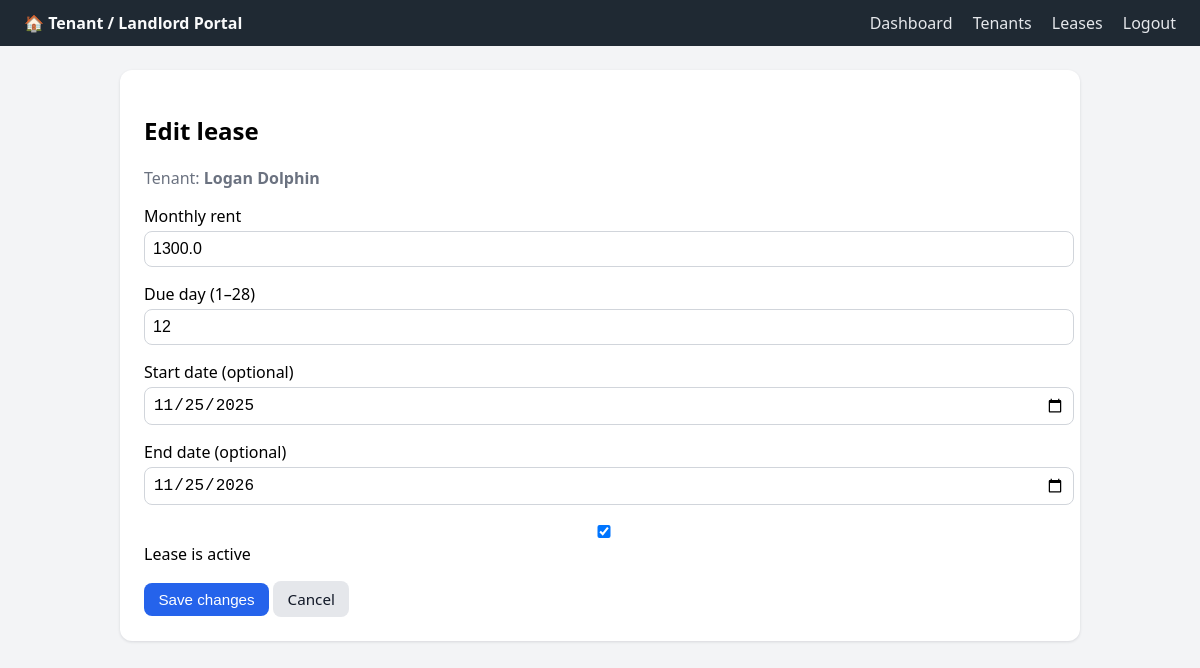
The page /landlord/lease/1/edit (signed in) on the database its author committed.
### tables this page shows
CREATE TABLE users (
            id INTEGER PRIMARY KEY AUTOINCREMENT,
            username TEXT UNIQUE NOT NULL,
            password TEXT NOT NULL,
            role TEXT NOT NULL CHECK(role IN ('tenant', 'landlord')),
            full_name TEXT
        );

CREATE TABLE leases (
            id INTEGER PRIMARY KEY AUTOINCREMENT,
            tenant_id INTEGER NOT NULL,
            landlord_id INTEGER NOT NULL,
            monthly_rent REAL NOT NULL,
            due_day INTEGER NOT NULL DEFAULT 1,
            start_date DATE,
            end_date DATE,
            is_active INTEGER NOT NULL DEFAULT 1,
            FOREIGN KEY (tenant_id) REFERENCES users(id),
            FOREIGN KEY (landlord_id) REFERENCES users(id)
        );

### app.py (the view, shortened to what this page needs)
@app.route('/landlord/lease/<int:lease_id>/edit', methods=['GET', 'POST'])
@login_required(role='landlord')
def landlord_edit_lease(lease_id):
    user = get_current_user()
    db = get_db()
    lease = db.execute(
        """
        SELECT l.*,
               t.full_name as tenant_name,
               t.username as tenant_username
        FROM leases l
        JOIN users t ON t.id = l.tenant_id
        WHERE l.id = ? AND l.landlord_id = ?
        """,
        (lease_id, user['id'])
    ).fetchone()
    if not lease:
        flash("Lease not found.", "danger")
        logger.warning("Landlord '%s' tried to edit missing lease id=%s", user['username'], lease_id)
        return redirect(url_for('landlord_leases'))
    return render_template('landlord_lease_form.html', user=user, lease=lease, tenants=None)

### app.py (called while the page is built, shortened)
def get_db():
    if 'db' not in g:
        logger.debug("Opening new database connection.")
        g.db = sqlite3.connect(app.config['DATABASE'])
        g.db.row_factory = sqlite3.Row
    return g.db

def get_current_user():
    user_id = session.get('user_id')
    if not user_id:
        logger.debug("No user_id in session.")
        return None
    db = get_db()
    user = db.execute("SELECT * FROM users WHERE id = ?", (user_id,)).fetchone()
    logger.debug("Loaded current user from DB: %s", dict(user) if user else None)
    return user

@app.context_processor
def inject_current_user():
    try:
        user = get_current_user()
    except Exception as exc:  # pragma: no cover - very defensive
        logger.error("Error injecting current_user: %s", exc)
        user = None
    return {"current_user": user}

def login_required(role=None):
    from functools import wraps
    def decorator(view):
        @wraps(view)
        def wrapped_view(*args, **kwargs):
            user = get_current_user()
            if user is None:
                flash("Please log in first.", "warning")
                logger.warning("Unauthorized access attempt to %s", request.path)
                return redirect(url_for('login', next=request.path))
            return view(*args, **kwargs)
        return wrapped_view
    return decorator

### templates/landlord_lease_form.html (shortened to what this page needs)
{% extends "base.html" %}
{% block content %}
  <section class="card">
    {% if lease %}
      <h1>Edit lease</h1>
      <p class="subtitle">
        Tenant:
        <strong>{{ lease.tenant_name or lease.tenant_username }}</strong>
      </p>
    {% else %}
      <h1>New lease</h1>
    {% endif %}
    <form method="post" class="form">
      <label>
        Monthly rent
        <input type="number" step="0.01" name="monthly_rent"
               value="{{ lease.monthly_rent if lease else '' }}" required>
      </label>
      <label>
        Due day (1–28)
        <input type="number" name="due_day"
               value="{{ lease.due_day if lease else '1' }}" min="1" max="28" required>
      </label>
      <label>
        Start date (optional)
        <input type="date" name="start_date" value="{{ lease.start_date if lease and lease.start_date else '' }}">
      </label>
      <label>
        End date (optional)
        <input type="date" name="end_date" value="{{ lease.end_date if lease and lease.end_date else '' }}">
      </label>
      <label>
        <input type="checkbox" name="is_active"
               {% if lease is none or lease.is_active %}checked{% endif %}>
        Lease is active
      </label>
      <button class="button primary" type="submit">
        {% if lease %}Save changes{% else %}Create lease{% endif %}
      </button>
      <a class="button" href="{{ url_for('landlord_leases') }}">Cancel</a>
    </form>
  </section>
{% endblock %}

### static/style.css (style rules this page uses)
body { font-family: system-ui, -apple-system, BlinkMacSystemFont, "Segoe UI", sans-serif; margin: 0; background: #f3f4f6; }
.card { background: #ffffff; border-radius: 0.75rem; padding: 1.5rem; box-shadow: 0 1px 3px rgba(15, 23, 42, 0.12); }
.subtitle { color: #6b7280; margin-top: 0; }
.form label { display: block; text-align: left; margin-bottom: 1rem; }
.form input, .form textarea, .form select { width: 100%; margin-top: 0.25rem; padding: 0.5rem; border-radius: 0.5rem; border: 1px solid #d1d5db; font-size: 1rem; }
.button { display: inline-block; padding: 0.5rem 0.9rem; border-radius: 0.5rem; border: none; background: #e5e7eb; cursor: pointer; text-decoration: none; color: #111827; font-size: 0.95rem; }
.button.primary { background: #2563eb; color: #ffffff; }

### rows shown on the page
users: full_name "Logan Dolphin"
leases: monthly_rent "1300.0", due_day "12", start_date "11/25/2025", end_date "11/25/2026", is_active "☑"
